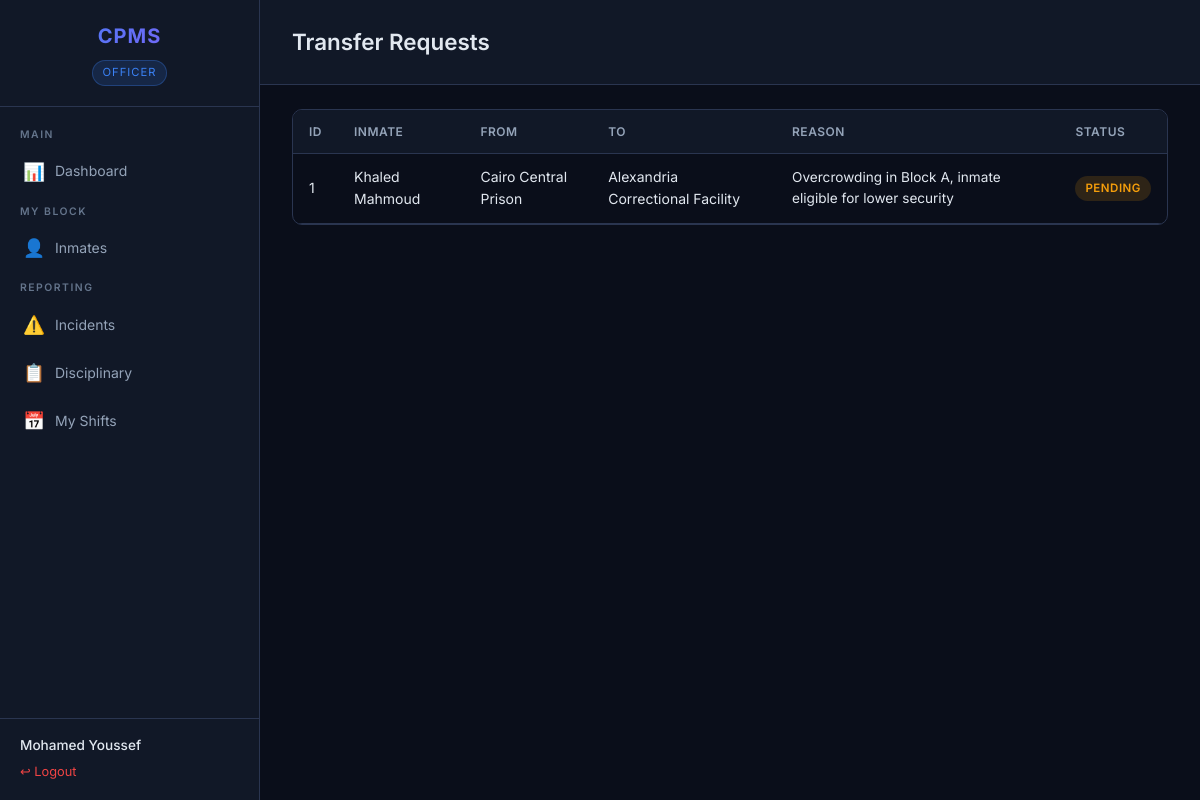
The app's page /transfers (signed in) with its own data.
### tables this page shows
CREATE TABLE users (
            national_id TEXT PRIMARY KEY,
            name        TEXT NOT NULL,
            phone       TEXT,
            address     TEXT,
            email       TEXT,
            password    TEXT NOT NULL,
            role        TEXT NOT NULL CHECK(role IN ('super_admin', 'prison_manager', 'officer')),
            prison_id   INTEGER,
            FOREIGN KEY (prison_id) REFERENCES prisons(prison_id)
        );

CREATE TABLE transfers (
            transfer_id        INTEGER PRIMARY KEY AUTOINCREMENT,
            requesting_prison  INTEGER NOT NULL,
            destination_prison INTEGER NOT NULL,
            reason             TEXT,
            inmate_id          INTEGER NOT NULL,
            status             TEXT DEFAULT 'Pending' CHECK(status IN ('Pending', 'Approved', 'Denied')),
            approval_date      DATE,
            FOREIGN KEY (requesting_prison)  REFERENCES prisons(prison_id),
            FOREIGN KEY (destination_prison) REFERENCES prisons(prison_id),
            FOREIGN KEY (inmate_id)          REFERENCES inmates(inmate_id)
        );

CREATE TABLE inmates (
            inmate_id             INTEGER PRIMARY KEY AUTOINCREMENT,
            full_name             TEXT NOT NULL,
            date_of_birth         DATE,
            gender                TEXT CHECK(gender IN ('Male', 'Female', 'Other')),
            nationality           TEXT,
            occupation            TEXT,
            national_id           TEXT UNIQUE,
            start_date            DATE,
            expected_release_date DATE,
            assigned_prison       INTEGER,
            assigned_block        INTEGER,
            assigned_cell         INTEGER,
            status                TEXT DEFAULT 'active' CHECK(status IN ('active', 'released', 'transferred')),
            FOREIGN KEY (assigned_prison) REFERENCES prisons(prison_id),
            FOREIGN KEY (assigned_block) REFERENCES blocks(block_id),
            FOREIGN KEY (assigned_cell)  REFERENCES cells(cell_id)
        );

CREATE TABLE prisons (
            prison_id       INTEGER PRIMARY KEY AUTOINCREMENT,
            manager_id      TEXT,
            name            TEXT NOT NULL,
            location        TEXT NOT NULL,
            type            TEXT NOT NULL,
            security_level  TEXT NOT NULL,
            total_capacity  INTEGER NOT NULL,
            current_occupancy INTEGER DEFAULT 0
        );

### routes/transfer_routes.py (the view)
@router.get("")
async def list_transfers(request: Request):
    user = get_current_user(request)
    if not user:
        return RedirectResponse(url="/login", status_code=302)
    db = get_db()
    if user["role"] == "super_admin":
        transfers = db.execute("""
            SELECT t.*, i.full_name as inmate_name,
                   p1.name as from_prison, p2.name as to_prison
            FROM transfers t
            JOIN inmates i ON t.inmate_id = i.inmate_id
            JOIN prisons p1 ON t.requesting_prison = p1.prison_id
            JOIN prisons p2 ON t.destination_prison = p2.prison_id
            ORDER BY CASE t.status WHEN 'Pending' THEN 0 ELSE 1 END, t.transfer_id DESC
        """).fetchall()
    else:
        transfers = db.execute("""
            SELECT t.*, i.full_name as inmate_name,
                   p1.name as from_prison, p2.name as to_prison
            FROM transfers t
            JOIN inmates i ON t.inmate_id = i.inmate_id
            JOIN prisons p1 ON t.requesting_prison = p1.prison_id
            JOIN prisons p2 ON t.destination_prison = p2.prison_id
            WHERE t.requesting_prison = ?
            ORDER BY t.transfer_id DESC
        """, (user["prison_id"],)).fetchall()
    db.close()
    return templates.TemplateResponse("transfers/list.html", {
        "request": request, "user": user, "transfers": transfers
    })

### templates/transfers/list.html (shortened to what this page needs)
{% extends "base.html" %}
{% block page_title %}Transfer Requests{% endblock %}
{% block content %}
<div class="table-wrapper">
    <table>
        <thead>
            <tr>
                <th>ID</th><th>Inmate</th><th>From</th><th>To</th>
                <th>Reason</th><th>Status</th>
            </tr>
        </thead>
        <tbody>
        {% for t in transfers %}
            <tr>
                <td>{{ t.transfer_id }}</td>
                <td>{{ t.inmate_name }}</td>
                <td>{{ t.from_prison }}</td>
                <td>{{ t.to_prison }}</td>
                <td class="text-sm">{{ t.reason or '—' }}</td>
                <td>
                    <span class="badge {% if t.status == 'Approved' %}badge-success{% elif t.status == 'Denied' %}badge-danger{% else %}badge-warning{% endif %}">
                        {{ t.status }}
                    </span>
                </td>
            </tr>
        {% endfor %}
        </tbody>
    </table>
</div>
{% endblock %}

### templates/base.html (shortened to what this page needs)
<!DOCTYPE html>
<html lang="en">
<head>
    <link rel="stylesheet" href="/static/css/style.css">
</head>
<body>
    <div class="app-layout">
        <aside class="sidebar">
            <div class="sidebar-header">
                <h1>CPMS</h1>
                <span class="role-badge">
                    {% if user.role == 'super_admin' %}Super Admin
                    {% elif user.role == 'prison_manager' %}Prison Manager
                    {% elif user.role == 'officer' %}Officer
                    {% endif %}
                </span>
            </div>
            <nav class="sidebar-nav">
                <div class="nav-section">Main</div>
                <a href="/dashboard" class="{% if request.url.path == '/dashboard' %}active{% endif %}">
                    <span class="icon">📊</span> Dashboard
                </a>
                {% if user.role == 'super_admin' %}
                    <div class="nav-section">Administration</div>
                    <a href="/prisons" class="{% if '/prisons' in request.url.path %}active{% endif %}">
                        <span class="icon">🏢</span> Prisons
                    </a>
                    <a href="/officers" class="{% if '/officers' in request.url.path %}active{% endif %}">
                        <span class="icon">👮</span> Staff Management
                    </a>
                    <a href="/inmates" class="{% if '/inmates' in request.url.path %}active{% endif %}">
                        <span class="icon">👤</span> Inmates
                    </a>
                    <a href="/transfers" class="{% if '/transfers' in request.url.path %}active{% endif %}">
                        <span class="icon">🔄</span> Transfers
                    </a>
                    <a href="/visits" class="{% if '/visits' in request.url.path and '/visit-request' not in request.url.path %}active{% endif %}">
                        <span class="icon">🕐</span> Visits
                    </a>
                    <a href="/incidents" class="{% if '/incidents' in request.url.path %}active{% endif %}">
                        <span class="icon">⚠️</span> Incidents
                    </a>
                    <a href="/disciplinary" class="{% if '/disciplinary' in request.url.path %}active{% endif %}">
                        <span class="icon">📋</span> Disciplinary
                    </a>
                    <a href="/healthcare" class="{% if '/healthcare' in request.url.path %}active{% endif %}">
                        <span class="icon">🏥</span> Healthcare
                    </a>
                    <a href="/shifts" class="{% if '/shifts' in request.url.path %}active{% endif %}">
                        <span class="icon">🕐</span> Shifts
                    </a>
                    <div class="nav-section">Analytics</div>
                    <a href="/ml" class="{% if '/ml' in request.url.path %}active{% endif %}">
                        <span class="icon">🤖</span> ML Predictions
                    </a>
                {% elif user.role == 'officer' %}
                    <div class="nav-section">My Block</div>
                    <a href="/inmates" class="{% if '/inmates' in request.url.path %}active{% endif %}">
                        <span class="icon">👤</span> Inmates
                    </a>
                    <div class="nav-section">Reporting</div>
                    <a href="/incidents" class="{% if '/incidents' in request.url.path %}active{% endif %}">
                        <span class="icon">⚠️</span> Incidents
                    </a>
                    <a href="/disciplinary" class="{% if '/disciplinary' in request.url.path %}active{% endif %}">
                        <span class="icon">📋</span> Disciplinary
                    </a>
                    <a href="/shifts" class="{% if '/shifts' in request.url.path %}active{% endif %}">
                        <span class="icon">📅</span> My Shifts
                    </a>
                {% endif %}
            </nav>
            <div class="sidebar-footer">
                <div class="user-name">{{ user.name }}</div>
                <a href="/logout" class="logout-link">↩ Logout</a>
            </div>
        </aside>
        <main class="main-content">
            <div class="page-header">
                <h2>{% block page_title %}Dashboard{% endblock %}</h2>
            </div>
            <div class="page-body">
                {% block content %}{% endblock %}
            </div>
        </main>
    </div>
</body>
</html>

### static/css/style.css (style rules this page uses)
*, *::before, *::after { box-sizing: border-box; margin: 0; padding: 0; }
:root { --bg-primary: #0a0e1a; --bg-secondary: #111827; --bg-card: #1a2235; --bg-card-hover: #1e2940; --border-color: #2a3550; --text-primary: #e2e8f0; --text-secondary: #94a3b8; --text-muted: #64748b; --accent: #3b82f6; --accent-hover: #2563eb; --success: #22c55e; --warning: #f59e0b; --danger: #ef4444; --critical: #dc2626; --sidebar-width: 260px; --header-height: 64px; --radius: 10px; --shadow: 0 4px 24px rgba(0,0,0,0.3); }
body { font-family: 'Inter', 'Segoe UI', system-ui, sans-serif; background: var(--bg-primary); color: var(--text-primary); min-height: 100vh; line-height: 1.6; }
a { color: var(--accent); text-decoration: none; transition: color 0.2s; }
.app-layout { display: flex; min-height: 100vh; }
.sidebar { width: var(--sidebar-width); background: var(--bg-secondary); border-right: 1px solid var(--border-color); position: fixed; top: 0; left: 0; height: 100vh; overflow-y: auto; z-index: 100; display: flex; flex-direction: column; }
.sidebar-header { padding: 20px; border-bottom: 1px solid var(--border-color); text-align: center; }
.sidebar-header h1 { font-size: 1.25rem; font-weight: 700; background: linear-gradient(135deg, var(--accent), #8b5cf6); -webkit-background-clip: text; -webkit-text-fill-color: transparent; letter-spacing: 1px; }
.sidebar-header .role-badge { display: inline-block; margin-top: 8px; padding: 3px 10px; background: rgba(59, 130, 246, 0.15); border: 1px solid rgba(59, 130, 246, 0.3); border-radius: 20px; font-size: 0.7rem; text-transform: uppercase; letter-spacing: 1px; color: var(--accent); }
.sidebar-nav { flex: 1; padding: 12px 0; }
.sidebar-nav .nav-section { padding: 8px 20px 4px; font-size: 0.65rem; text-transform: uppercase; letter-spacing: 1.5px; color: var(--text-muted); font-weight: 600; }
.sidebar-nav a { display: flex; align-items: center; gap: 10px; padding: 10px 20px; color: var(--text-secondary); font-size: 0.875rem; border-left: 3px solid transparent; transition: all 0.2s; }
.sidebar-nav a .icon { font-size: 1.1rem; width: 22px; text-align: center; }
.sidebar-footer { padding: 16px 20px; border-top: 1px solid var(--border-color); }
.sidebar-footer .user-name { font-size: 0.85rem; font-weight: 500; color: var(--text-primary); }
.sidebar-footer .logout-link { display: inline-block; margin-top: 6px; font-size: 0.8rem; color: var(--danger); }
.main-content { flex: 1; margin-left: var(--sidebar-width); min-height: 100vh; }
.page-header { padding: 24px 32px; border-bottom: 1px solid var(--border-color); display: flex; align-items: center; justify-content: space-between; background: var(--bg-secondary); }
.page-header h2 { font-size: 1.4rem; font-weight: 600; }
.page-body { padding: 24px 32px; }
.table-wrapper { overflow-x: auto; border-radius: var(--radius); border: 1px solid var(--border-color); }
table { width: 100%; border-collapse: collapse; font-size: 0.875rem; }
thead { background: var(--bg-secondary); }
th { padding: 12px 16px; text-align: left; font-weight: 600; font-size: 0.75rem; text-transform: uppercase; letter-spacing: 0.5px; color: var(--text-secondary); border-bottom: 1px solid var(--border-color); }
td { padding: 12px 16px; border-bottom: 1px solid var(--border-color); color: var(--text-primary); }
.badge { display: inline-block; padding: 3px 10px; border-radius: 20px; font-size: 0.72rem; font-weight: 600; text-transform: uppercase; letter-spacing: 0.5px; }
.badge-warning { background: rgba(245,158,11,0.15); color: var(--warning); }
.text-sm { font-size: 0.85rem; }

### records on screen
users: name "Mohamed Youssef"
transfers: transfer_id "1", inmate_name "Khaled Mahmoud", from_prison "Cairo Central Prison", to_prison "Alexandria Correctional Facility", reason "Overcrowding in Block A, inmate eligible for lower security", status "PENDING"
